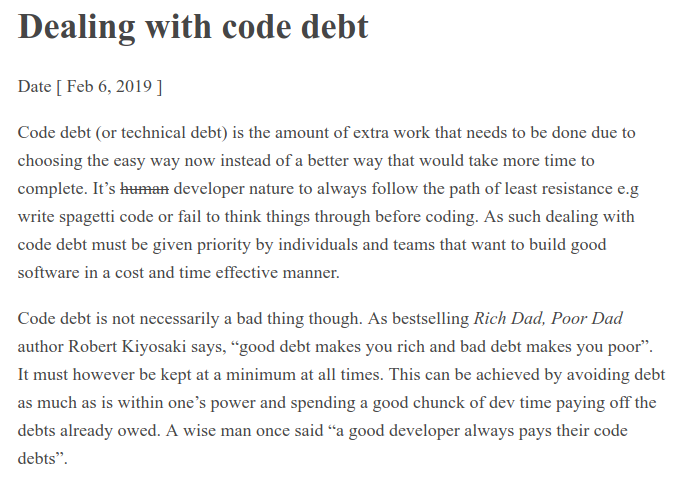
#> input picture OpenCV/images/article-screenshot.png, 683 x 479 px; the run also reads 1 picture not shown here
$ python template_matching.py
#> lines starting #> are read from the running program, lines starting #| are printed output that depends on the picture; after the words box and inside, x2 and y2 are one past the last pixel; in counts of white or black regions, pixels touching at a corner belong together
import cv2
import numpy as np

img_rgb = cv2.imread('./images/article-screenshot.png')
#> img_rgb is the input picture: shape (479, 683, 3); mean B, G, R 242.6, 242.6, 242.6
img_gray = cv2.cvtColor(img_rgb, cv2.COLOR_BGR2GRAY)
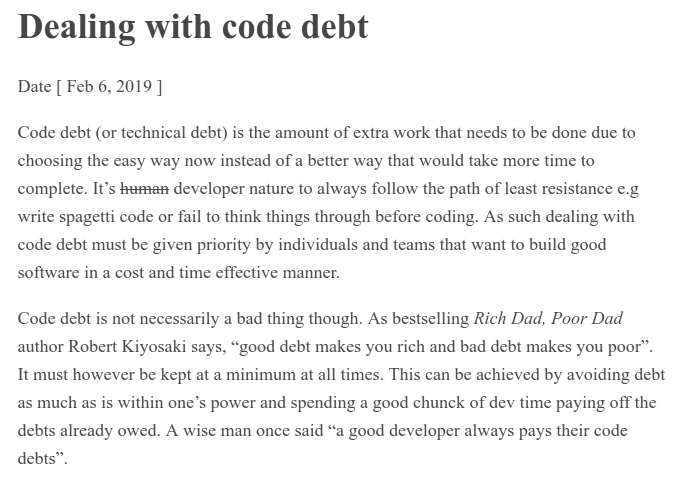
#> img_gray: shape (479, 683); min 70, max 255, mean 242.6

template = cv2.imread('./images/ea.jpg', 0)
w, h = template.shape[::-1]
#> w = 16; h = 13

result = cv2.matchTemplate(img_gray,template,cv2.TM_CCOEFF_NORMED)
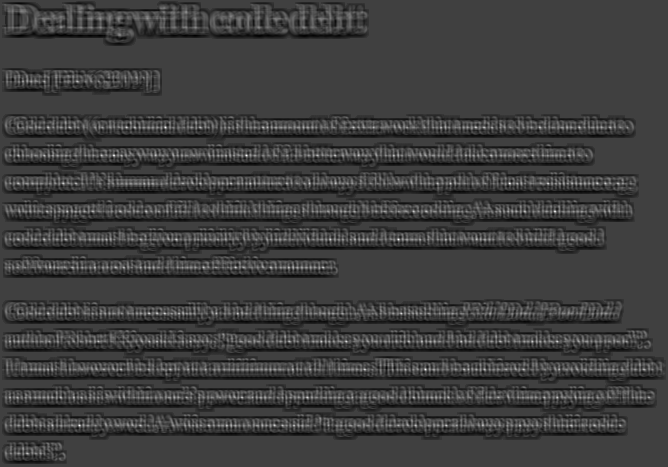
#> result: shape (467, 668) float32; min -0.337, max 0.997, mean -0.0114; drawn with min black and max white
threshold = 0.9
loc = np.where( result >= threshold)
#> loc = ([127, 155, 183, 239, 369, 425], [165, 246, 509, 398, 425, 79])

for pt in zip(*loc[::-1]):
    cv2.rectangle(img_rgb, pt, (pt[0] + w, pt[1] + h), (0, 0, 255), 2)
#> this loop made 6 passes
#> pt on passes 1 to 6: (165, 127), (246, 155), (509, 183), (398, 239), (425, 369), (79, 425)
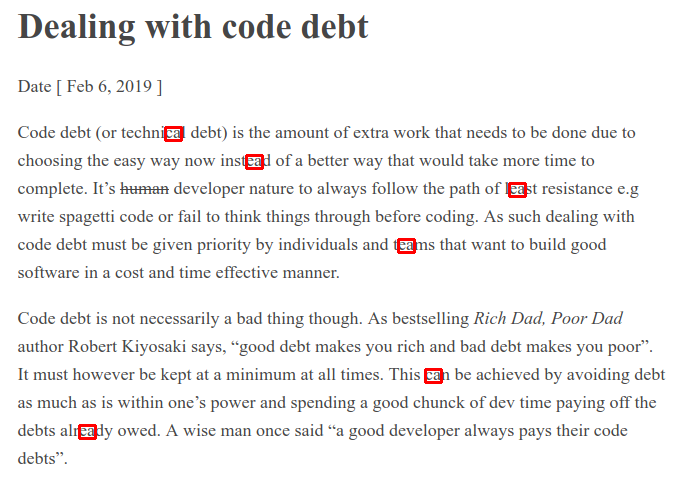
#> img_rgb: shape (479, 683, 3); 0.31% of pixels changed, all inside (x1, y1, x2, y2) = (78, 126, 527, 440)

cv2.imshow('matches', img_rgb)

cv2.waitKey(0)
cv2.destroyAllWindows()
